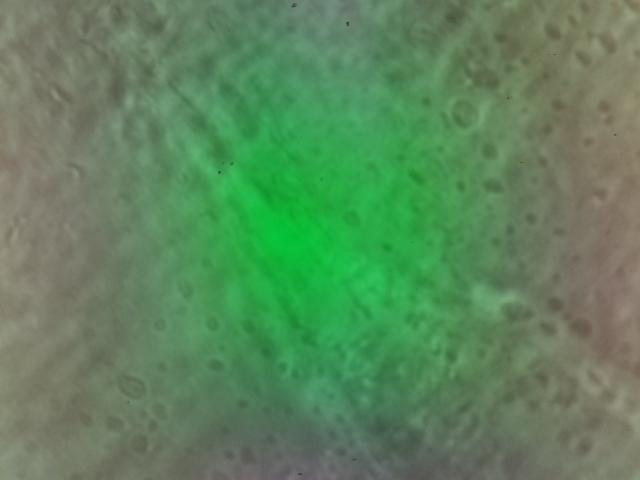
//> input picture microscope-master/CameraPython/Images/example.jpg, 640 x 480 px
$ ./BackGroundSubb_Video -vid Images/example.jpg   (built with g++ and OpenCV 4)
//> lines starting //> are read from the running program, lines starting //| are printed output that depends on the picture; after the words box and inside, x2 and y2 are one past the last pixel; in counts of white or black regions, pixels touching at a corner belong together
//opencv
#include "opencv2/imgcodecs.hpp"
#include "opencv2/imgproc.hpp"
#include "opencv2/videoio.hpp"
#include <opencv2/highgui.hpp>
#include <opencv2/video.hpp>
//C
#include <stdio.h>
//C++
#include <iostream>
#include <sstream>
#include <iomanip>
#include <string>
#include <chrono>
#include <ctime>

#define THRESHOLD 5.0
#define INIT_DISCARD 100

using namespace cv;
using namespace std;
// Global variables
Mat frame; //current frame
Mat fgMaskMOG2; //fg mask fg mask generated by MOG2 method
Mat backFrame; //fg mask converted to colour for saving to video
Mat queueFrame[1024];
Ptr<BackgroundSubtractor> pMOG2; //MOG2 Background subtractor
int keyboard; //input from keyboard
void help();
void processVideo(char* videoFilename);
void processImages(char* firstFrameFilename);
void help()
{
    cout
    << "--------------------------------------------------------------------------" << endl
    << "This program shows how to use background subtraction methods provided by "  << endl
    << " OpenCV. You can process both videos (-vid) and images (-img)."             << endl
                                                                                    << endl
    << "Usage:"                                                                     << endl
    << "./bs {-vid <video filename>|-img <image filename>}"                         << endl
    << "for example: ./bs -vid video.avi"                                           << endl
    << "or: ./bs -img /data/images/1.png"                                           << endl
    << "--------------------------------------------------------------------------" << endl
    << endl;
}
int main(int argc, char* argv[])
{
    //print help information
    help();
    //check for the input parameter correctness
    if(argc != 3) {
        cerr <<"Incorret input list" << endl;
        cerr <<"exiting..." << endl;
        return EXIT_FAILURE;
    }
    //create GUI windows
    namedWindow("Frame");
    namedWindow("FG Mask MOG 2");
    //create Background Subtractor objects
    pMOG2 = createBackgroundSubtractorMOG2(); //MOG2 approach
    if(strcmp(argv[1], "-vid") == 0) {
        //input data coming from a video
        processVideo(argv[2]);
    }
    else if(strcmp(argv[1], "-img") == 0) {
        //input data coming from a sequence of images
        processImages(argv[2]);
    }
    else {
        //error in reading input parameters
        cerr <<"Please, check the input parameters." << endl;
        cerr <<"Exiting..." << endl;
        return EXIT_FAILURE;
    }
    //destroy GUI windows
    destroyAllWindows();
    cout << "Done" << endl;
    return EXIT_SUCCESS;
}
void processVideo(char* videoFilename) {
//> called with videoFilename = "Images/example.jpg"
	int codec;
	double fps;
	string fnames;

    //create the capture object
    VideoCapture capture(videoFilename);

    codec = CV_FOURCC('M','J','P','G');
	fps = capture.get(CV_CAP_PROP_FPS);
	frame.cols = capture.get(CV_CAP_PROP_FRAME_WIDTH);
	frame.rows = capture.get(CV_CAP_PROP_FRAME_HEIGHT);

    VideoWriter frameWriter;
    VideoWriter backWriter;

    int whitePixels;
    int totalPixels;
    double pixPercent;
    int savedFrames = 0;
    int totalFrames = 0;
    string fname;
    string bname;
    string vname;
    string sname;
    chrono::high_resolution_clock::time_point t1 = chrono::high_resolution_clock::now();
    chrono::high_resolution_clock::time_point t2 = chrono::high_resolution_clock::now();
    time_t now;
    tm *ltm;

    if(!capture.isOpened()){
        //error in opening the video input
        cerr << "Unable to open video file: " << videoFilename << endl;
        exit(EXIT_FAILURE);
    }

    //read input data. ESC or 'q' for quitting
    while( (char)keyboard != 'q' && (char)keyboard != 27 ){

        //read the current frame
        if(!capture.read(frame)) {
            cerr << "Unable to read next frame." << endl;
            cerr << "Exiting..." << endl;
            break;
            //exit(EXIT_FAILURE);
        }
//> frame is the input picture: 480 rows x 640 cols, CV_8UC3; mean B, G, R 92.7, 132.8, 92.8

        //update the background model
        pMOG2->apply(frame, fgMaskMOG2);
//> fgMaskMOG2: 480 rows x 640 cols, CV_8UC1; every value is 127

        // Count the number of white pixels
        whitePixels = countNonZero(fgMaskMOG2);
//> whitePixels = 307200
        totalPixels = fgMaskMOG2.total();
//> totalPixels = 307200
        pixPercent = ((float)whitePixels / (float)totalPixels) * 100;
//> pixPercent = 100

        cout << "Perc: ";
        cout << fixed << setprecision(1) << pixPercent;
//| 100.0
        cout << " %, Save: ";

        //t2 = chrono::high_resolution_clock::now();
        if (pixPercent > THRESHOLD && totalFrames >= INIT_DISCARD) {
			cout << "Y, Total: ";
			fname = "../../Images/Im";
			vname = "../../Videos/Vid";
			now = time(0);
			ltm = localtime(&now);
			fname = "../../Images/Img" + to_string(1900+ltm->tm_year) + "-" + to_string(1+ltm->tm_mon) + "-" + to_string(ltm->tm_mday) + "T" + to_string(ltm->tm_hour) + "-" + to_string(ltm->tm_min) + "-" + to_string(ltm->tm_sec) + "N" + to_string(savedFrames);
			vname = "../../Videos/Vid" + to_string(1900+ltm->tm_year) + "-" + to_string(1+ltm->tm_mon) + "-" + to_string(ltm->tm_mday) + "T" + to_string(ltm->tm_hour) + "-" + to_string(ltm->tm_min) + "-" + to_string(ltm->tm_sec) + "N" + to_string(savedFrames);
			bname = fname + "BS";
			sname = vname + "BS";
			imwrite(fname + ".jpg", frame);
			imwrite(bname + ".jpg", fgMaskMOG2);
			fnames += fname + ' ';

			if (!frameWriter.isOpened()){
				frameWriter.open(vname + ".avi", codec, fps, frame.size(), 1);
				backWriter.open(sname + ".avi", codec, fps, frame.size(), 1);
			}

			cvtColor(fgMaskMOG2, backFrame, COLOR_GRAY2RGB);
			frameWriter.write(frame);
			backWriter.write(backFrame);
			savedFrames++;
		}
		else {
			if (frameWriter.isOpened()) {
				frameWriter.release();
				backWriter.release();
			}

			cout << "N, Total: ";
		}
		//t1 = chrono::high_resolution_clock::now();

		cout << savedFrames;

        //get the frame number and write it on the current frame
        stringstream ss;
        rectangle(frame, cv::Point(10, 2), cv::Point(100,20),
                  cv::Scalar(255,255,255), -1);
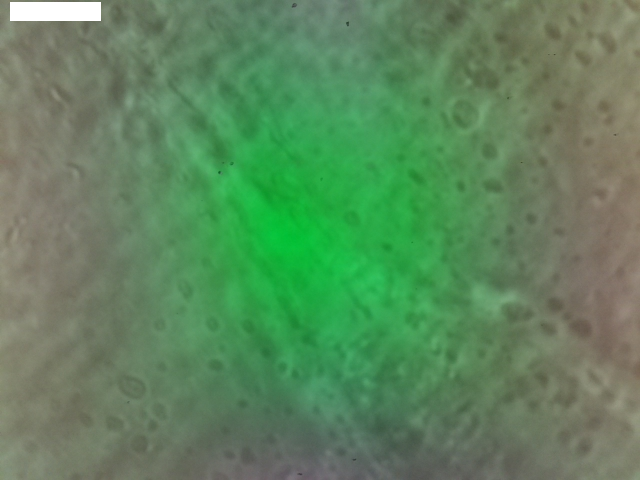
//> frame: 480 rows x 640 cols, CV_8UC3; 0.56% of pixels changed, all inside (x1, y1, x2, y2) = (10, 2, 101, 21)
        ss << capture.get(CAP_PROP_POS_FRAMES);
        string frameNumberString = ss.str();
        putText(frame, frameNumberString.c_str(), cv::Point(15, 15),
                FONT_HERSHEY_SIMPLEX, 0.5 , cv::Scalar(0,0,0));
//> frame: 480 rows x 640 cols, CV_8UC3; 28 pixels changed, all inside (x1, y1, x2, y2) = (17, 5, 25, 16)

        //show the current frame and the fg masks
        imshow("Frame", frame);
        imshow("FG Mask MOG 2", fgMaskMOG2);

        totalFrames++;

        cout << ", FA: ";
        cout << frameNumberString;
        cout << ", FB: ";
        cout << totalFrames;

        t2 = t1;
        t1 = chrono::high_resolution_clock::now();
        chrono::duration<double> time_span = chrono::duration_cast<chrono::duration<double>>(t1-t2);
		cout << ", Time: ";
		cout << fixed << setprecision(6) << time_span.count() << endl;

        //get the input from the keyboard
        keyboard = waitKey( 1 );
//> the 'q' key is pressed
    }
    //cout << fnames;
    //delete capture object
    capture.release();
    frameWriter.release();
    backWriter.release();
}

// [51 lines left out: function processImages, not called in this run]
